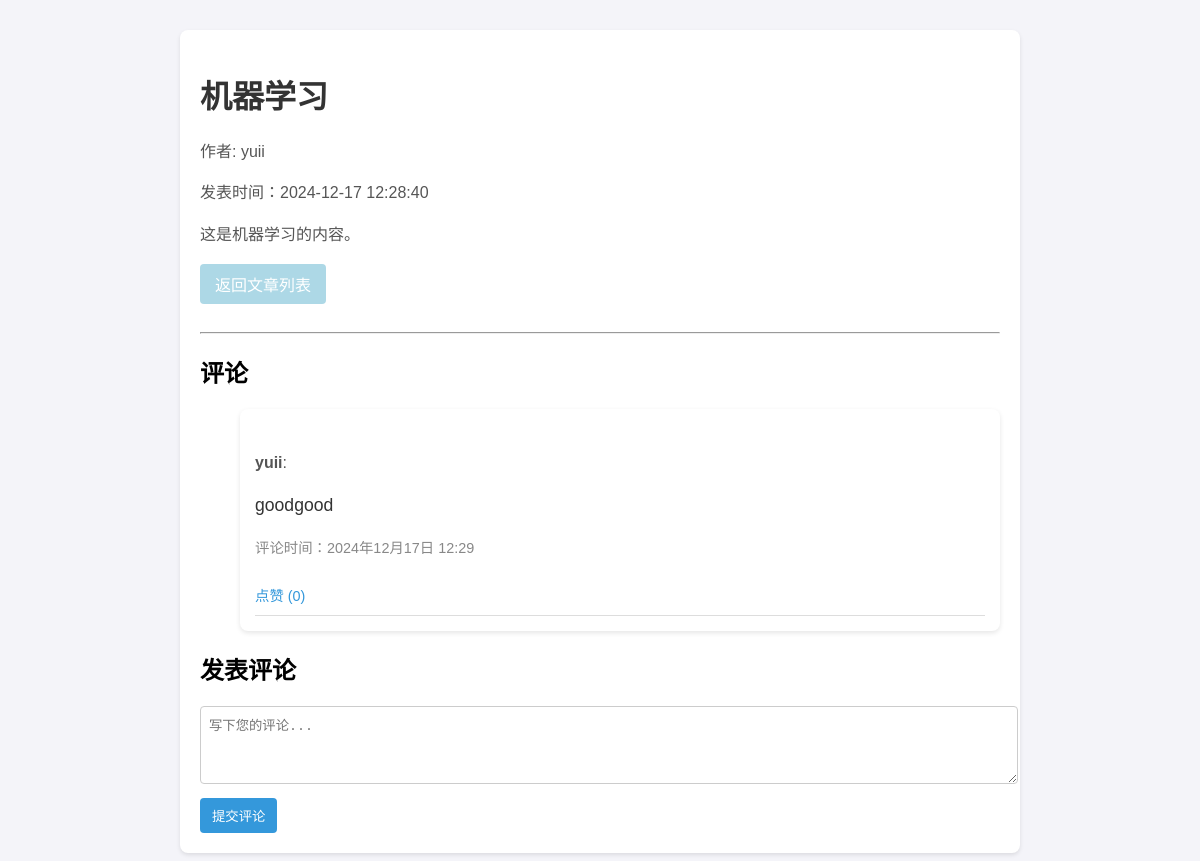
/article/1/ (signed in), run on an earlier commit of the app's database.
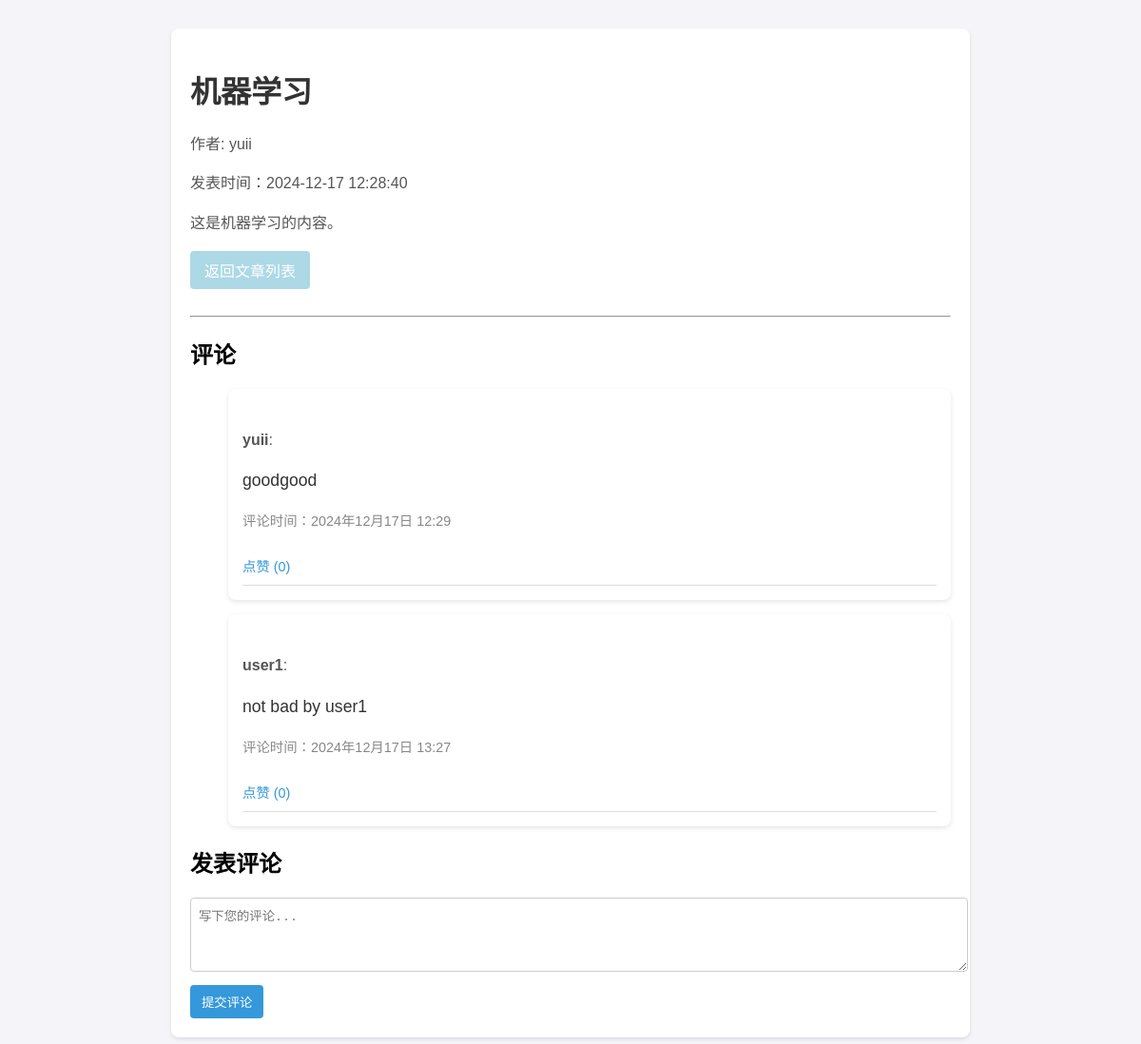
And on a later commit of the database.
### article/models.py (models this page shows, shortened)
class Comment(models.Model):
    article = models.ForeignKey(Article, on_delete=models.CASCADE, related_name='comments', verbose_name="所属文章")
    author = models.ForeignKey(User, on_delete=models.CASCADE, related_name='comments', verbose_name="评论者")
    content = models.TextField(verbose_name="评论内容")
    created_at = models.DateTimeField(default=timezone.now, verbose_name="评论时间")
    parent = models.ForeignKey('self', on_delete=models.CASCADE, null=True, blank=True, related_name='replies', verbose_name="父评论")
    likes = models.ManyToManyField(User, related_name='liked_comments', blank=True, verbose_name="点赞用户")
    class Meta:
        verbose_name = "评论"
        verbose_name_plural = "评论"
        ordering = ['created_at']

### article/views.py (the view)
# urls.py: path('article/<int:article_id>/', views.article_detail, name='article_detail'),  # 文章详情
@login_required
def article_detail(request, article_id):
    article = get_object_or_404(Article, pk=article_id)
    comments = article.comments.all()
    if request.method == 'POST':
        comment_content = request.POST.get('content', '')
        if comment_content:
            Comment.objects.create(article=article, author=request.user, content=comment_content)
            return redirect('article_detail', article_id=article_id)
    return render(request, 'article/article_detail.html', {'article': article, 'comments': comments})

### templates/article/article_detail.html (shortened to what this page needs)
<!DOCTYPE html>
<html lang="en">
  <head>
  </head>
  <body>
    <div class="container">
      <h1>{{ article.title }}</h1>
      <p>作者: {{article.author}}</p>
      <p>发表时间：{{ article.created_at|date:"Y-m-d H:i:s"}}</p>
      <p>{{ article.content|linebreaksbr|safe }}</p>
      <a href="{% url 'article_list' %}" class="back-button">返回文章列表</a>
      <hr />
      <div class="comment-section">
        <h2>评论</h2>
        <ul>
          {% for comment in comments %}
          <div class="comment-container">
            <li class="comment-item">
              <p><strong>{{ comment.author.username }}</strong>:</p>
              <p class="comment-content">{{ comment.content }}</p>
              <p class="comment-time">
                评论时间：{{ comment.created_at|date:"Y年m月d日 H:i" }}
              </p>
              <a
                href="{% url 'article_comment' article.id comment.id %}"
                class="like-link"
                >点赞 ({{ comment.likes.count }})</a
              >
            </li>
          </div>
          {% endfor %}
        </ul>
        <h2>发表评论</h2>
        <form method="post" action="">
          <textarea
            name="content"
            rows="4"
            placeholder="写下您的评论..."
          ></textarea>
          <br />
          <input type="submit" value="提交评论" />
        </form>
      </div>
    </div>
  </body>
</html>

What changed in the data, as far as the page shows it:
added Comment: author.username "user1", content "not bad by user1", created_at "2024年12月17日 13:27", likes.count "0"
